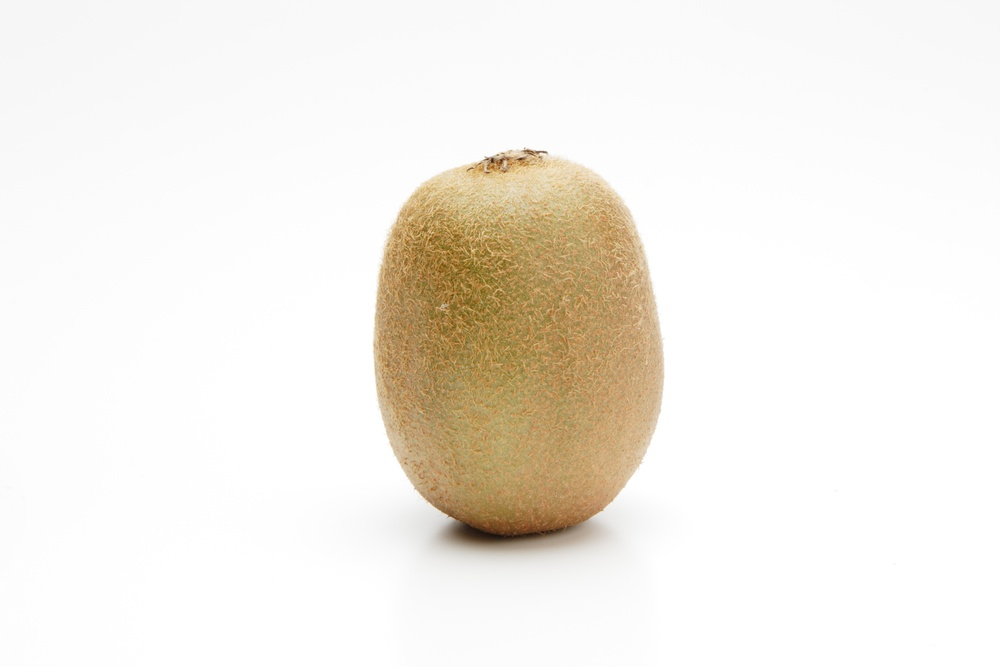
#> input picture images/qui.jpg, 1000 x 667 px, shrunk from 4200 x 2800 before the run, found by its file name
$ python 2.py
#> lines starting #> are read from the running program, lines starting #| are printed output that depends on the picture; after the words box and inside, x2 and y2 are one past the last pixel; in counts of white or black regions, pixels touching at a corner belong together
import cv2

image_path = 'images/qui.jpg'
image = cv2.imread(image_path, 0)
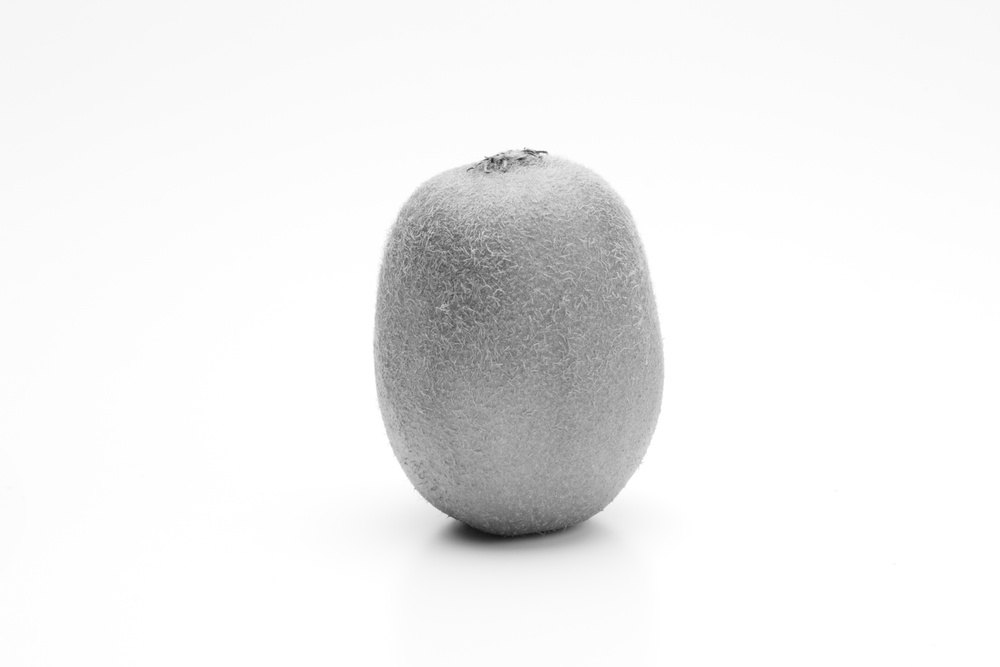
#> image: shape (667, 1000); min 18, max 255, mean 238.9

th = 150
th_max = 255

res, img_bin = cv2.threshold(image, th, th_max, cv2.THRESH_BINARY)
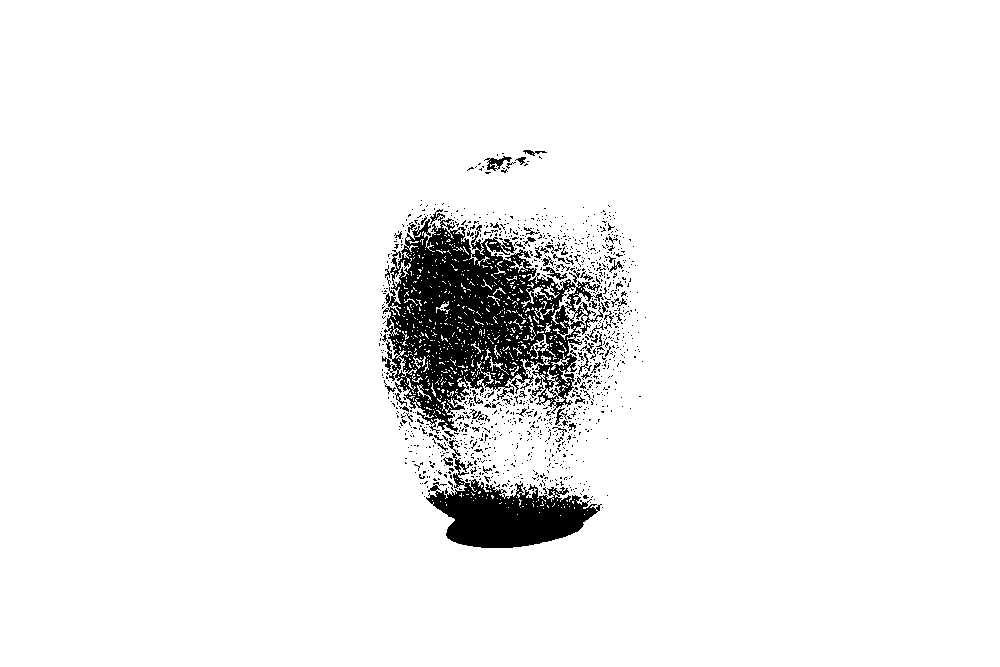
#> img_bin: shape (667, 1000); 94.6% white; 1064 black regions (995 under 20 px), largest, box (x1, y1, x2, y2) and area: (382, 209, 604, 434) 22795, (426, 440, 602, 548) 7603, (484, 156, 512, 171) 165
#> res = 150

cv2.imshow('Binary Image', img_bin)
cv2.waitKey(0)
cv2.imwrite('images/bin.jpg', img_bin)
cv2.destroyAllWindows()
